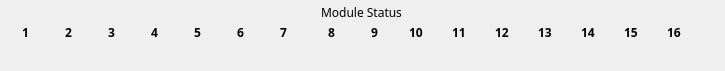
       <widget class="QFrame" name="frame_5">
        <property name="minimumSize">
         <size>
          <width>725</width>
          <height>71</height>
         </size>
        </property>
        <property name="maximumSize">
         <size>
          <width>725</width>
          <height>71</height>
         </size>
        </property>
        <property name="frameShape">
         <enum>QFrame::NoFrame</enum>
        </property>
        <property name="frameShadow">
         <enum>QFrame::Plain</enum>
        </property>
        <widget class="QWidget" name="layoutWidget">
         <property name="geometry">
          <rect>
           <x>4</x>
           <y>5</y>
           <width>715</width>
           <height>59</height>
          </rect>
         </property>
         <layout class="QVBoxLayout" name="verticalLayout">
          <property name="spacing">
           <number>6</number>
          </property>
          <property name="topMargin">
           <number>0</number>
          </property>
          <item alignment="Qt::AlignHCenter">
           <widget class="QLabel" name="status_label">
            <property name="minimumSize">
             <size>
              <width>0</width>
              <height>12</height>
             </size>
            </property>
            <property name="maximumSize">
             <size>
              <width>16777215</width>
              <height>26</height>
             </size>
            </property>
            <property name="font">
             <font>
              <family>Arial Black</family>
              <weight>50</weight>
              <italic>false</italic>
              <bold>false</bold>
             </font>
            </property>
            <property name="styleSheet">
             <string notr="true"/>
            </property>
            <property name="text">
             <string>Module Status</string>
            </property>
           </widget>
          </item>
          <item>
           <layout class="QGridLayout" name="gridLayout">
            <property name="sizeConstraint">
             <enum>QLayout::SetDefaultConstraint</enum>
            </property>
            <property name="leftMargin">
             <number>0</number>
            </property>
            <property name="topMargin">
             <number>0</number>
            </property>
            <property name="spacing">
             <number>0</number>
            </property>
            <item row="0" column="1">
             <widget class="QLabel" name="module_number_2">
              <property name="minimumSize">
               <size>
                <width>15</width>
                <height>12</height>
               </size>
              </property>
              <property name="maximumSize">
               <size>
                <width>15</width>
                <height>25</height>
               </size>
              </property>
              <property name="font">
               <font>
                <family>Arial Black</family>
                <weight>75</weight>
                <bold>true</bold>
               </font>
              </property>
              <property name="styleSheet">
               <string notr="true"/>
              </property>
              <property name="text">
               <string>2</string>
              </property>
             </widget>
            </item>
            <item row="0" column="8" alignment="Qt::AlignHCenter">
             <widget class="QLabel" name="module_number_9">
              <property name="minimumSize">
               <size>
                <width>15</width>
                <height>12</height>
               </size>
              </property>
              <property name="maximumSize">
               <size>
                <width>15</width>
                <height>25</height>
               </size>
              </property>
              <property name="font">
               <font>
                <family>Arial Black</family>
                <weight>75</weight>
                <bold>true</bold>
               </font>
              </property>
              <property name="styleSheet">
               <string notr="true"/>
              </property>
              <property name="text">
               <string>9</string>
              </property>
             </widget>
            </item>
            <item row="0" column="4">
             <widget class="QLabel" name="module_number_5">
              <property name="minimumSize">
               <size>
                <width>15</width>
                <height>12</height>
               </size>
              </property>
              <property name="maximumSize">
               <size>
                <width>15</width>
                <height>25</height>
               </size>
              </property>
              <property name="font">
               <font>
                <family>Arial Black</family>
                <weight>75</weight>
                <bold>true</bold>
               </font>
              </property>
              <property name="styleSheet">
               <string notr="true"/>
              </property>
              <property name="text">
               <string>5</string>
              </property>
             </widget>
            </item>
            <item row="0" column="12">
             <widget class="QLabel" name="module_number_13">
              <property name="minimumSize">
               <size>
                <width>17</width>
                <height>12</height>
               </size>
              </property>
              <property name="maximumSize">
               <size>
                <width>17</width>
                <height>26</height>
               </size>
              </property>
              <property name="font">
               <font>
                <family>Arial Black</family>
                <weight>75</weight>
                <bold>true</bold>
               </font>
              </property>
              <property name="styleSheet">
               <string notr="true"/>
              </property>
              <property name="text">
               <string>13</string>
              </property>
             </widget>
            </item>
            <item row="0" column="0">
             <widget class="QLabel" name="module_number_1">
              <property name="minimumSize">
               <size>
                <width>15</width>
                <height>12</height>
               </size>
              </property>
              <property name="maximumSize">
               <size>
                <width>15</width>
                <height>26</height>
               </size>
              </property>
              <property name="font">
               <font>
                <family>Arial Black</family>
                <weight>75</weight>
                <bold>true</bold>
               </font>
              </property>
              <property name="autoFillBackground">
               <bool>false</bool>
              </property>
              <property name="styleSheet">
               <string notr="true"/>
              </property>
              <property name="text">
               <string>1</string>
              </property>
             </widget>
            </item>
            <item row="0" column="3">
             <widget class="QLabel" name="module_number_4">
              <property name="minimumSize">
               <size>
                <width>15</width>
                <height>12</height>
               </size>
              </property>
              <property name="maximumSize">
               <size>
                <width>15</width>
                <height>25</height>
               </size>
              </property>
              <property name="font">
               <font>
                <family>Arial Black</family>
                <weight>75</weight>
                <bold>true</bold>
               </font>
              </property>
              <property name="styleSheet">
               <string notr="true"/>
              </property>
              <property name="text">
               <string>4</string>
              </property>
             </widget>
            </item>
            <item row="0" column="5">
             <widget class="QLabel" name="module_number_6">
              <property name="minimumSize">
               <size>
                <width>15</width>
                <height>12</height>
               </size>
              </property>
              <property name="maximumSize">
               <size>
                <width>15</width>
                <height>25</height>
               </size>
              </property>
              <property name="font">
               <font>
                <family>Arial Black</family>
                <weight>75</weight>
                <bold>true</bold>
               </font>
              </property>
              <property name="styleSheet">
               <string notr="true"/>
              </property>
              <property name="text">
               <string>6</string>
              </property>
             </widget>
            </item>
            <item row="0" column="9">
             <widget class="QLabel" name="module_number_10">
              <property name="minimumSize">
               <size>
                <width>17</width>
                <height>12</height>
               </size>
              </property>
              <property name="maximumSize">
               <size>
                <width>17</width>
                <height>25</height>
               </size>
              </property>
              <property name="font">
               <font>
                <family>Arial Black</family>
                <weight>75</weight>
                <bold>true</bold>
               </font>
              </property>
              <property name="styleSheet">
               <string notr="true"/>
              </property>
              <property name="text">
               <string>10</string>
              </property>
             </widget>
            </item>
            <item row="0" column="13">
             <widget class="QLabel" name="module_number_14">
              <property name="minimumSize">
               <size>
                <width>17</width>
                <height>12</height>
               </size>
              </property>
              <property name="maximumSize">
               <size>
                <width>17</width>
                <height>26</height>
               </size>
              </property>
              <property name="font">
               <font>
                <family>Arial Black</family>
                <weight>75</weight>
                <bold>true</bold>
               </font>
              </property>
              <property name="styleSheet">
               <string notr="true"/>
              </property>
              <property name="text">
               <string>14</string>
              </property>
             </widget>
            </item>
            <item row="0" column="14">
             <widget class="QLabel" name="module_number_15">
              <property name="minimumSize">
               <size>
                <width>17</width>
                <height>12</height>
               </size>
              </property>
              <property name="maximumSize">
               <size>
                <width>17</width>
                <height>26</height>
               </size>
              </property>
              <property name="font">
               <font>
                <family>Arial Black</family>
                <weight>75</weight>
                <bold>true</bold>
               </font>
              </property>
              <property name="styleSheet">
               <string notr="true"/>
              </property>
              <property name="text">
               <string>15</string>
              </property>
             </widget>
            </item>
            <item row="0" column="2">
             <widget class="QLabel" name="module_number_3">
              <property name="minimumSize">
               <size>
                <width>15</width>
                <height>12</height>
               </size>
              </property>
              <property name="maximumSize">
               <size>
                <width>15</width>
                <height>25</height>
               </size>
              </property>
              <property name="font">
               <font>
                <family>Arial Black</family>
                <weight>75</weight>
                <bold>true</bold>
               </font>
              </property>
              <property name="styleSheet">
               <string notr="true"/>
              </property>
              <property name="text">
               <string>3</string>
              </property>
             </widget>
            </item>
            <item row="0" column="6">
             <widget class="QLabel" name="module_number_7">
              <property name="minimumSize">
               <size>
                <width>15</width>
                <height>12</height>
               </size>
              </property>
              <property name="maximumSize">
               <size>
                <width>15</width>
                <height>25</height>
               </size>
              </property>
              <property name="font">
               <font>
                <family>Arial Black</family>
                <weight>75</weight>
                <bold>true</bold>
               </font>
              </property>
              <property name="styleSheet">
               <string notr="true"/>
              </property>
              <property name="text">
               <string>7</string>
              </property>
             </widget>
            </item>
            <item row="0" column="10">
             <widget class="QLabel" name="module_number_11">
              <property name="minimumSize">
               <size>
                <width>17</width>
                <height>12</height>
               </size>
              </property>
              <property name="maximumSize">
               <size>
                <width>17</width>
                <height>26</height>
               </size>
              </property>
              <property name="font">
               <font>
                <family>Arial Black</family>
                <weight>75</weight>
                <bold>true</bold>
               </font>
              </property>
              <property name="styleSheet">
               <string notr="true"/>
              </property>
              <property name="text">
               <string>11</string>
              </property>
             </widget>
            </item>
            <item row="0" column="11">
             <widget class="QLabel" name="module_number_12">
              <property name="minimumSize">
               <size>
                <width>17</width>
                <height>12</height>
               </size>
              </property>
              <property name="maximumSize">
               <size>
                <width>17</width>
                <height>26</height>
               </size>
              </property>
              <property name="font">
               <font>
                <family>Arial Black</family>
                <weight>75</weight>
                <bold>true</bold>
               </font>
              </property>
              <property name="styleSheet">
               <string notr="true"/>
              </property>
              <property name="text">
               <string>12</string>
              </property>
             </widget>
            </item>
            <item row="0" column="15">
             <widget class="QLabel" name="module_number_16">
              <property name="minimumSize">
               <size>
                <width>17</width>
                <height>12</height>
               </size>
              </property>
              <property name="maximumSize">
               <size>
                <width>17</width>
                <height>26</height>
               </size>
              </property>
              <property name="font">
               <font>
                <family>Arial Black</family>
                <weight>75</weight>
                <bold>true</bold>
               </font>
              </property>
              <property name="styleSheet">
               <string notr="true"/>
              </property>
              <property name="text">
               <string>16</string>
              </property>
             </widget>
            </item>
            <item row="1" column="1">
             <widget class="QLabel" name="indicatorModule_2">
              <property name="minimumSize">
               <size>
                <width>25</width>
                <height>25</height>
               </size>
              </property>
              <property name="maximumSize">
               <size>
                <width>25</width>
                <height>25</height>
               </size>
              </property>
              <property name="toolTip">
               <string>&lt;html&gt;&lt;head/&gt;&lt;body&gt;&lt;p&gt;Head (front)&lt;/p&gt;&lt;/body&gt;&lt;/html&gt;</string>
              </property>
              <property name="text">
               <string/>
              </property>
              <property name="pixmap">
               <pixmap resource="RadMaster 3000+ v0.1/resources.qrc">:/LED/resources/indicator/off.png</pixmap>
              </property>
              <property name="scaledContents">
               <bool>true</bool>
              </property>
             </widget>
            </item>
            <item row="1" column="2">
             <widget class="QLabel" name="indicatorModule_3">
              <property name="minimumSize">
               <size>
                <width>25</width>
                <height>25</height>
               </size>
              </property>
              <property name="maximumSize">
               <size>
                <width>25</width>
                <height>25</height>
               </size>
              </property>
              <property name="toolTip">
               <string>&lt;html&gt;&lt;head/&gt;&lt;body&gt;&lt;p&gt;Shoulders&lt;/p&gt;&lt;/body&gt;&lt;/html&gt;</string>
              </property>
              <property name="text">
               <string/>
              </property>
              <property name="pixmap">
               <pixmap resource="RadMaster 3000+ v0.1/resources.qrc">:/LED/resources/indicator/off.png</pixmap>
              </property>
              <property name="scaledContents">
               <bool>true</bool>
              </property>
             </widget>
            </item>
            <item row="0" column="7" alignment="Qt::AlignHCenter">
             <widget class="QLabel" name="module_number_8">
              <property name="minimumSize">
               <size>
                <width>15</width>
                <height>12</height>
               </size>
              </property>
              <property name="maximumSize">
               <size>
                <width>15</width>
                <height>25</height>
               </size>
              </property>
              <property name="font">
               <font>
                <family>Arial Black</family>
                <weight>75</weight>
                <bold>true</bold>
               </font>
              </property>
              <property name="styleSheet">
               <string notr="true"/>
              </property>
              <property name="text">
               <string>8</string>
              </property>
             </widget>
            </item>
            <item row="1" column="6">
             <widget class="QLabel" name="indicatorModule_7">
              <property name="minimumSize">
               <size>
                <width>25</width>
                <height>25</height>
               </size>
              </property>
              <property name="maximumSize">
               <size>
                <width>25</width>
                <height>25</height>
               </size>
              </property>
              <property name="toolTip">
               <string>&lt;html&gt;&lt;head/&gt;&lt;body&gt;&lt;p&gt;Lower back&lt;/p&gt;&lt;/body&gt;&lt;/html&gt;</string>
              </property>
              <property name="text">
               <string/>
              </property>
              <property name="pixmap">
               <pixmap resource="RadMaster 3000+ v0.1/resources.qrc">:/LED/resources/indicator/off.png</pixmap>
              </property>
              <property name="scaledContents">
               <bool>true</bool>
              </property>
             </widget>
            </item>
            <item row="1" column="13">
             <widget class="QLabel" name="indicatorModule_14">
              <property name="minimumSize">
               <size>
                <width>25</width>
                <height>25</height>
               </size>
              </property>
              <property name="maximumSize">
               <size>
                <width>25</width>
                <height>25</height>
               </size>
              </property>
              <property name="toolTip">
               <string>&lt;html&gt;&lt;head/&gt;&lt;body&gt;&lt;p&gt;Knee (right)&lt;/p&gt;&lt;/body&gt;&lt;/html&gt;</string>
              </property>
              <property name="text">
               <string/>
              </property>
              <property name="pixmap">
               <pixmap resource="RadMaster 3000+ v0.1/resources.qrc">:/LED/resources/indicator/off.png</pixmap>
              </property>
              <property name="scaledContents">
               <bool>true</bool>
              </property>
             </widget>
            </item>
            <item row="1" column="4">
             <widget class="QLabel" name="indicatorModule_5">
              <property name="minimumSize">
               <size>
                <width>25</width>
                <height>25</height>
               </size>
              </property>
              <property name="maximumSize">
               <size>
                <width>25</width>
                <height>25</height>
               </size>
              </property>
              <property name="toolTip">
               <string>&lt;html&gt;&lt;head/&gt;&lt;body&gt;&lt;p&gt;Back&lt;/p&gt;&lt;/body&gt;&lt;/html&gt;</string>
              </property>
              <property name="text">
               <string/>
              </property>
              <property name="pixmap">
               <pixmap resource="RadMaster 3000+ v0.1/resources.qrc">:/LED/resources/indicator/off.png</pixmap>
              </property>
              <property name="scaledContents">
               <bool>true</bool>
              </property>
             </widget>
            </item>
            <item row="1" column="3">
             <widget class="QLabel" name="indicatorModule_4">
              <property name="minimumSize">
               <size>
                <width>25</width>
                <height>25</height>
               </size>
              </property>
              <property name="maximumSize">
               <size>
                <width>25</width>
                <height>25</height>
               </size>
              </property>
              <property name="acceptDrops">
               <bool>false</bool>
              </property>
              <property name="toolTip">
               <string>Chest</string>
              </property>
              <property name="text">
               <string/>
              </property>
              <property name="pixmap">
               <pixmap resource="RadMaster 3000+ v0.1/resources.qrc">:/LED/resources/indicator/off.png</pixmap>
              </property>
              <property name="scaledContents">
               <bool>true</bool>
              </property>
             </widget>
            </item>
            <item row="1" column="7">
             <widget class="QLabel" name="indicatorModule_8">
              <property name="minimumSize">
               <size>
                <width>25</width>
                <height>25</height>
               </size>
              </property>
              <property name="maximumSize">
               <size>
                <width>25</width>
                <height>25</height>
               </size>
              </property>
              <property name="toolTip">
               <string>&lt;html&gt;&lt;head/&gt;&lt;body&gt;&lt;p&gt;Hand (left)&lt;/p&gt;&lt;/body&gt;&lt;/html&gt;</string>
              </property>
              <property name="text">
               <string/>
              </property>
              <property name="pixmap">
               <pixmap resource="RadMaster 3000+ v0.1/resources.qrc">:/LED/resources/indicator/off.png</pixmap>
              </property>
              <property name="scaledContents">
               <bool>true</bool>
              </property>
             </widget>
            </item>
            <item row="1" column="10">
             <widget class="QLabel" name="indicatorModule_11">
              <property name="minimumSize">
               <size>
                <width>25</width>
                <height>25</height>
               </size>
              </property>
              <property name="maximumSize">
               <size>
                <width>25</width>
                <height>25</height>
               </size>
              </property>
              <property name="toolTip">
               <string>&lt;html&gt;&lt;head/&gt;&lt;body&gt;&lt;p&gt;Calf (left)&lt;/p&gt;&lt;/body&gt;&lt;/html&gt;</string>
              </property>
              <property name="text">
               <string/>
              </property>
              <property name="pixmap">
               <pixmap resource="RadMaster 3000+ v0.1/resources.qrc">:/LED/resources/indicator/off.png</pixmap>
              </property>
              <property name="scaledContents">
               <bool>true</bool>
              </property>
             </widget>
            </item>
            <item row="1" column="14">
             <widget class="QLabel" name="indicatorModule_15">
              <property name="minimumSize">
               <size>
                <width>25</width>
                <height>25</height>
               </size>
              </property>
              <property name="maximumSize">
               <size>
                <width>25</width>
                <height>25</height>
               </size>
              </property>
              <property name="toolTip">
               <string>&lt;html&gt;&lt;head/&gt;&lt;body&gt;&lt;p&gt;Foot (left)&lt;/p&gt;&lt;/body&gt;&lt;/html&gt;</string>
              </property>
              <property name="text">
               <string/>
              </property>
              <property name="pixmap">
               <pixmap resource="RadMaster 3000+ v0.1/resources.qrc">:/LED/resources/indicator/off.png</pixmap>
              </property>
              <property name="scaledContents">
               <bool>true</bool>
              </property>
             </widget>
            </item>
            <item row="1" column="5">
             <widget class="QLabel" name="indicatorModule_6">
              <property name="minimumSize">
               <size>
                <width>25</width>
                <height>25</height>
               </size>
              </property>
              <property name="maximumSize">
               <size>
                <width>25</width>
                <height>25</height>
               </size>
              </property>
              <property name="toolTip">
               <string>&lt;html&gt;&lt;head/&gt;&lt;body&gt;&lt;p&gt;Stomach&lt;/p&gt;&lt;/body&gt;&lt;/html&gt;</string>
              </property>
              <property name="text">
               <string/>
              </property>
              <property name="pixmap">
               <pixmap resource="RadMaster 3000+ v0.1/resources.qrc">:/LED/resources/indicator/off.png</pixmap>
              </property>
              <property name="scaledContents">
               <bool>true</bool>
              </property>
             </widget>
            </item>
            <item row="1" column="8">
             <widget class="QLabel" name="indicatorModule_9">
              <property name="minimumSize">
               <size>
                <width>25</width>
                <height>25</height>
               </size>
              </property>
              <property name="maximumSize">
               <size>
                <width>25</width>
                <height>25</height>
               </size>
              </property>
              <property name="toolTip">
               <string>&lt;html&gt;&lt;head/&gt;&lt;body&gt;&lt;p&gt;Calf (right)&lt;/p&gt;&lt;/body&gt;&lt;/html&gt;</string>
              </property>
              <property name="text">
               <string/>
              </property>
              <property name="pixmap">
               <pixmap resource="RadMaster 3000+ v0.1/resources.qrc">:/LED/resources/indicator/off.png</pixmap>
              </property>
              <property name="scaledContents">
               <bool>true</bool>
              </property>
             </widget>
            </item>
            <item row="1" column="15">
             <widget class="QLabel" name="indicatorModule_16">
              <property name="minimumSize">
               <size>
                <width>25</width>
                <height>25</height>
               </size>
              </property>
              <property name="maximumSize">
               <size>
                <width>25</width>
                <height>25</height>
               </size>
              </property>
              <property name="toolTip">
               <string>&lt;html&gt;&lt;head/&gt;&lt;body&gt;&lt;p&gt;Background&lt;/p&gt;&lt;/body&gt;&lt;/html&gt;</string>
              </property>
              <property name="text">
               <string/>
              </property>
              <property name="pixmap">
               <pixmap resource="RadMaster 3000+ v0.1/resources.qrc">:/LED/resources/indicator/off.png</pixmap>
              </property>
              <property name="scaledContents">
               <bool>true</bool>
              </property>
             </widget>
            </item>
            <item row="1" column="12">
             <widget class="QLabel" name="indicatorModule_13">
              <property name="minimumSize">
               <size>
                <width>25</width>
                <height>25</height>
               </size>
              </property>
              <property name="maximumSize">
               <size>
                <width>25</width>
                <height>25</height>
               </size>
              </property>
              <property name="toolTip">
               <string>&lt;html&gt;&lt;head/&gt;&lt;body&gt;&lt;p&gt;Foot (right)&lt;/p&gt;&lt;/body&gt;&lt;/html&gt;</string>
              </property>
              <property name="text">
               <string/>
              </property>
              <property name="pixmap">
               <pixmap resource="RadMaster 3000+ v0.1/resources.qrc">:/LED/resources/indicator/off.png</pixmap>
              </property>
              <property name="scaledContents">
               <bool>true</bool>
              </property>
             </widget>
            </item>
            <item row="1" column="11">
             <widget class="QLabel" name="indicatorModule_12">
              <property name="minimumSize">
               <size>
                <width>25</width>
                <height>25</height>
               </size>
              </property>
              <property name="maximumSize">
               <size>
                <width>25</width>
                <height>25</height>
               </size>
              </property>
              <property name="toolTip">
               <string>&lt;html&gt;&lt;head/&gt;&lt;body&gt;&lt;p&gt;Knee (left)&lt;/p&gt;&lt;/body&gt;&lt;/html&gt;</string>
              </property>
              <property name="text">
               <string/>
              </property>
              <property name="pixmap">
               <pixmap resource="RadMaster 3000+ v0.1/resources.qrc">:/LED/resources/indicator/off.png</pixmap>
              </property>
              <property name="scaledContents">
               <bool>true</bool>
              </property>
             </widget>
            </item>
            <item row="1" column="9">
             <widget class="QLabel" name="indicatorModule_10">
              <property name="minimumSize">
               <size>
                <width>25</width>
                <height>25</height>
               </size>
              </property>
              <property name="maximumSize">
               <size>
                <width>25</width>
                <height>25</height>
               </size>
              </property>
              <property name="toolTip">
               <string>&lt;html&gt;&lt;head/&gt;&lt;body&gt;&lt;p&gt;Hand (right)&lt;/p&gt;&lt;/body&gt;&lt;/html&gt;</string>
              </property>
              <property name="text">
               <string/>
              </property>
              <property name="pixmap">
               <pixmap resource="RadMaster 3000+ v0.1/resources.qrc">:/LED/resources/indicator/off.png</pixmap>
              </property>
              <property name="scaledContents">
               <bool>true</bool>
              </property>
             </widget>
            </item>
            <item row="1" column="0">
             <widget class="QLabel" name="indicatorModule_1">
              <property name="minimumSize">
               <size>
                <width>25</width>
                <height>25</height>
               </size>
              </property>
              <property name="maximumSize">
               <size>
                <width>25</width>
                <height>25</height>
               </size>
              </property>
              <property name="toolTip">
               <string>&lt;html&gt;&lt;head/&gt;&lt;body&gt;&lt;p&gt;Head (back)&lt;/p&gt;&lt;/body&gt;&lt;/html&gt;</string>
              </property>
              <property name="text">
               <string/>
              </property>
              <property name="pixmap">
               <pixmap resource="RadMaster 3000+ v0.1/resources.qrc">:/LED/resources/indicator/off.png</pixmap>
              </property>
              <property name="scaledContents">
               <bool>true</bool>
              </property>
             </widget>
            </item>
           </layout>
          </item>
         </layout>
        </widget>
       </widget>
